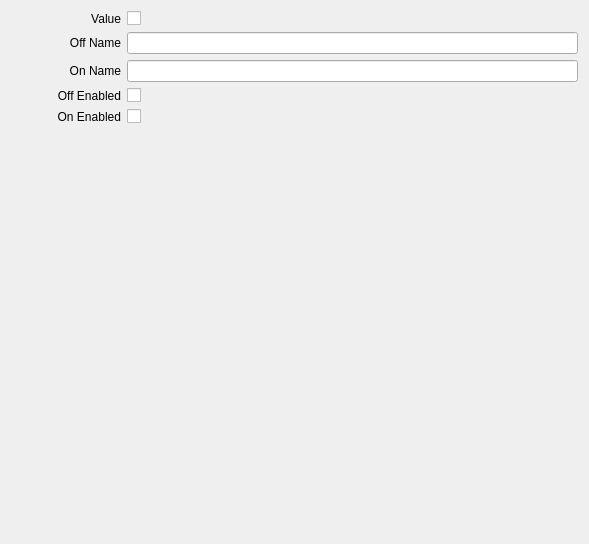
<?xml version="1.0" encoding="UTF-8"?>
<ui version="4.0">
 <class>Form</class>
 <widget class="QWidget" name="Form">
  <property name="geometry">
   <rect>
    <x>0</x>
    <y>0</y>
    <width>589</width>
    <height>544</height>
   </rect>
  </property>
  <property name="windowTitle">
   <string>Form</string>
  </property>
  <layout class="QVBoxLayout" name="verticalLayout">
   <item>
    <layout class="QFormLayout" name="formLayout">
     <item row="1" column="0">
      <widget class="QLabel" name="label_6">
       <property name="minimumSize">
        <size>
         <width>110</width>
         <height>0</height>
        </size>
       </property>
       <property name="text">
        <string>Off Name</string>
       </property>
       <property name="alignment">
        <set>Qt::AlignRight|Qt::AlignTrailing|Qt::AlignVCenter</set>
       </property>
      </widget>
     </item>
     <item row="1" column="1">
      <widget class="QLineEdit" name="ui_off_name">
       <property name="enabled">
        <bool>true</bool>
       </property>
       <property name="readOnly">
        <bool>false</bool>
       </property>
      </widget>
     </item>
     <item row="2" column="0">
      <widget class="QLabel" name="label_3">
       <property name="minimumSize">
        <size>
         <width>110</width>
         <height>0</height>
        </size>
       </property>
       <property name="text">
        <string>On Name</string>
       </property>
       <property name="alignment">
        <set>Qt::AlignRight|Qt::AlignTrailing|Qt::AlignVCenter</set>
       </property>
      </widget>
     </item>
     <item row="2" column="1">
      <widget class="QLineEdit" name="ui_on_name">
       <property name="enabled">
        <bool>true</bool>
       </property>
       <property name="readOnly">
        <bool>false</bool>
       </property>
      </widget>
     </item>
     <item row="3" column="0">
      <widget class="QLabel" name="label_4">
       <property name="minimumSize">
        <size>
         <width>110</width>
         <height>0</height>
        </size>
       </property>
       <property name="text">
        <string>Off Enabled</string>
       </property>
       <property name="alignment">
        <set>Qt::AlignRight|Qt::AlignTrailing|Qt::AlignVCenter</set>
       </property>
      </widget>
     </item>
     <item row="4" column="0">
      <widget class="QLabel" name="label">
       <property name="minimumSize">
        <size>
         <width>110</width>
         <height>0</height>
        </size>
       </property>
       <property name="text">
        <string>On Enabled</string>
       </property>
       <property name="alignment">
        <set>Qt::AlignRight|Qt::AlignTrailing|Qt::AlignVCenter</set>
       </property>
      </widget>
     </item>
     <item row="4" column="1">
      <widget class="QCheckBox" name="ui_on_enable">
       <property name="text">
        <string/>
       </property>
      </widget>
     </item>
     <item row="3" column="1">
      <widget class="QCheckBox" name="ui_off_enable">
       <property name="text">
        <string/>
       </property>
      </widget>
     </item>
     <item row="0" column="0">
      <widget class="QLabel" name="label_2">
       <property name="sizePolicy">
        <sizepolicy hsizetype="Preferred" vsizetype="Preferred">
         <horstretch>114</horstretch>
         <verstretch>0</verstretch>
        </sizepolicy>
       </property>
       <property name="minimumSize">
        <size>
         <width>110</width>
         <height>0</height>
        </size>
       </property>
       <property name="text">
        <string>Value</string>
       </property>
       <property name="alignment">
        <set>Qt::AlignRight|Qt::AlignTrailing|Qt::AlignVCenter</set>
       </property>
      </widget>
     </item>
     <item row="0" column="1">
      <widget class="QCheckBox" name="ui_value">
       <property name="text">
        <string/>
       </property>
      </widget>
     </item>
    </layout>
   </item>
   <item>
    <spacer name="verticalSpacer">
     <property name="orientation">
      <enum>Qt::Vertical</enum>
     </property>
     <property name="sizeHint" stdset="0">
      <size>
       <width>20</width>
       <height>40</height>
      </size>
     </property>
    </spacer>
   </item>
  </layout>
 </widget>
 <resources/>
 <connections/>
</ui>
